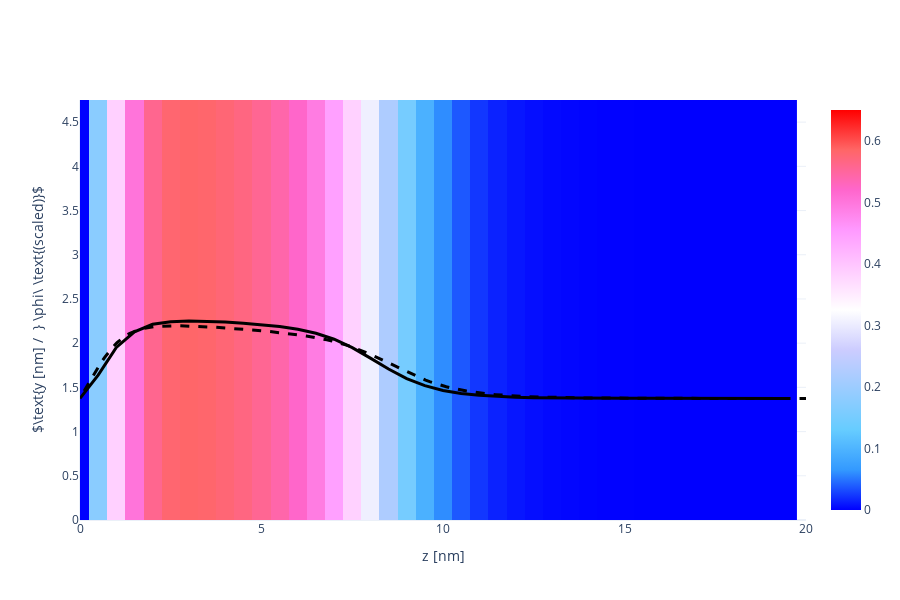

Here is the notebook cell this chart was saved with:
### Code cell
X, Y, Z = np.array(phAr.iloc[:,0]), np.array(phAr.iloc[:,1]), np.array(phAr.iloc[:,2])
vol = np.array(phAr.iloc[:,3])

Lz_max = 20
vol = vol[Z < Lz_max]
X = X[Z < Lz_max]
Y = Y[Z < Lz_max]
Z = Z[Z < Lz_max]

Nz_new = int(len(Z)/Nx/Ny)
x = [X[i*Ny*Nz_new] for i in range(Nx)]
y = [Y[j*Nz_new]    for j in range(Ny)]
z = [Z[k]           for k in range(Nz_new)]

xslice = 10
islice = int(xslice*(x[1]-x[0]))
vol = np.array([vol[(islice*Ny+j)*Nz_new+k] for j in range(Ny) for k in range(Nz_new)]).reshape(Ny, Nz_new)

import plotly.graph_objects as go
heatmap = go.Heatmap(
            x=z, y=y, z=vol,
            zmin = 0.0, zmax = 0.65,
            colorscale= 'Picnic'
          )
scatter = go.Scatter(
            x = z,
            y = 1.5*vol[int(Ny/2), :] + max(y)/2-1,
            line = dict(color='black', width=3)
          )

fname = GIT+'ph_a010x075_1D.dat'
df = pd.read_csv(fname, sep="\s+", skiprows=0)
a000x075_1d = pd.DataFrame([df.iloc[:,0], df.iloc[:,1]], index=['z', 'pha']).T

reference = go.Scatter(
                x = a000x075_1d.z,
                y = 1.5*a000x075_1d.pha + max(y)/2-1,
                line = dict(color='black', width=3, dash='dash')
            )

layout = go.Layout( xaxis_range = [0, Lz_max], yaxis_range = [0, y[-1]],
                    yaxis_title = r'$\text{y [nm] /  } \phi\ \text{(scaled)}$', xaxis_title = 'z [nm]',
                    scene_xaxis_showticklabels=True,
                    scene_yaxis_showticklabels=True,
                    scene_zaxis_showticklabels=True,
                    showlegend = False,
                    template='plotly_white', width=900, height=600)
fig = go.Figure(data = [heatmap, scatter, reference], layout = layout)
fig.show()

### Figure 1 — Plotly figure (JSON) as saved in the notebook; plotly's stock layout.template omitted (floating-point values rounded to 4 significant figures; data arrays with more than 128 entries replaced by an {"elided": "..."} marker saying what was removed)
{"data": [{"colorscale": [[0, "rgb(0,0,255)"], [0.1, "rgb(51,153,255)"], [0.2, "rgb(102,204,255)"], [0.3, "rgb(153,204,255)"], [0.4, "rgb(204,204,255)"], [0.5, "rgb(255,255,255)"], [0.6, "rgb(255,204,255)"], [0.7, "rgb(255,153,255)"], [0.8, "rgb(255,102,204)"], [0.9, "rgb(255,102,102)"], [1, "rgb(255,0,0)"]], "type": "heatmap", "x": [0, 0.5, 1, 1.5, 2, 2.5, 3, 3.5, 4, 4.5, 5, 5.5, 6, 6.5, 7, 7.5, 8, 8.5, 9, 9.5, 10, 10.5, 11, 11.5, 12, 12.5, 13, 13.5, 14, 14.5, 15, 15.5, 16, 16.5, 17, 17.5, 18, 18.5, 19, 19.5], "y": [0, 0.25, 0.5, 0.75, 1, 1.25, 1.5, 1.75, 2, 2.25, 2.5, 2.75, 3, 3.25, 3.5, 3.75, 4, 4.25, 4.5, 4.75], "z": {"elided": "20x40 float values"}, "zmax": 0.65, "zmin": 0}, {"line": {"color": "black", "width": 3}, "type": "scatter", "x": [0, 0.5, 1, 1.5, 2, 2.5, 3, 3.5, 4, 4.5, 5, 5.5, 6, 6.5, 7, 7.5, 8, 8.5, 9, 9.5, 10, 10.5, 11, 11.5, 12, 12.5, 13, 13.5, 14, 14.5, 15, 15.5, 16, 16.5, 17, 17.5, 18, 18.5, 19, 19.5], "y": [1.375, 1.638, 1.952, 2.128, 2.214, 2.243, 2.25, 2.247, 2.239, 2.226, 2.21, 2.188, 2.157, 2.112, 2.045, 1.95, 1.831, 1.707, 1.6, 1.519, 1.465, 1.431, 1.41, 1.397, 1.389, 1.384, 1.381, 1.379, 1.377, 1.377, 1.376, 1.376, 1.375, 1.375, 1.375, 1.375, 1.375, 1.375, 1.375, 1.375]}, {"line": {"color": "black", "dash": "dash", "width": 3}, "type": "scatter", "x": {"elided": "440 float values"}, "y": {"elided": "440 float values"}}], "layout": {"height": 600, "scene": {"xaxis": {"showticklabels": true}, "yaxis": {"showticklabels": true}, "zaxis": {"showticklabels": true}}, "showlegend": false, "width": 900, "xaxis": {"range": [0, 20], "title": {"text": "z [nm]"}, "type": "linear"}, "yaxis": {"range": [0, 4.75], "title": {"text": "$\\text{y [nm] /  } \\phi\\ \\text{(scaled)}$"}, "type": "linear"}}}
